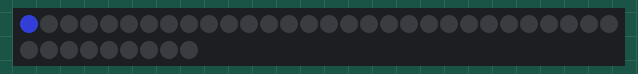
Recording of a sketch running on a simulated Arduino Uno, built with avr-gcc and run on an emulated ATmega328P. Parts: 39 RGB LEDs in strip order, left to right, continuing on the next row. Dim RGB values are drawn brighter than linear; random numbers use the default seed unless the sketch sets one.

Above: at 0.15 s.
At 6.49 s:
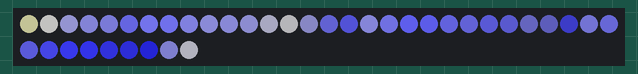
At 12.83 s:
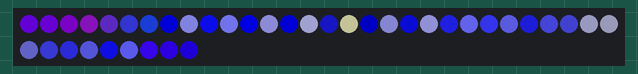
At 20.67 s:
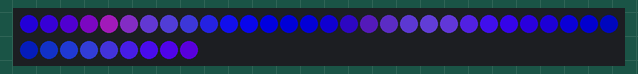
At 29.43 s:
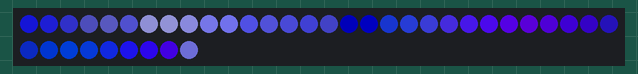
At 39.69 s:
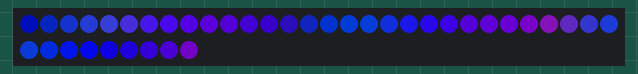

The sketch:

sky_AM_nytaar.ino
```cpp
// THIS VIDEO OUTLINES THE HARDWARE AND GIVES MORE INSIGHT INTO THE CODE
// Stor: 33cm x2cm hul, 1 stk.
// Lille: 17cm x 2cm hul, 2 stk.


// you will have to add the neopixel library if you haven't already
// https://learn.adafruit.com/adafruit-neopixel-uberguide/arduino-library-installation

#include <Adafruit_NeoPixel.h>

// SETTINGS
#define RGB_LED_COUNT             39     // the total number of neopixels on the strip you've attached
#define SPEED_MULTIPLIER          0.003 // the lower this number, the slower all the animations will move
#define RGB_LED_BRIGHTNESS        200   // 0-255, the higher the number the brighter the lights will be ( and more vibrant the colors will be )
#define MOVEMENT_MODIFIER         650   // the different between the lights color, used for making movement across the strip more / less pronounced
#define LIGHTNING_MAX_BRIGHTNESS  60    // 0 - 127, the maximum brightness of the lightning strikes
#define LIGHTNING_CHANCE          1500  // the lower the number is, the more often lightning will strike
#define LIGHTNING_MIN_TIME        100.0 // the minimum amount of milliseconds lightning will strike for
#define LIGHTNING_MAX_TIME        500.0 // the maximum amoung of milliseconds lightning will strike for
#define LIGHTNING_WAIT_TIME       3000.0// the amount of milliseconds that must elapse before another lightning strike can happen
#define LIGHTNING_MIN_MODIFIER    20    // the minimum speed of lightning strike oscilations
#define LIGHTNING_MAX_MODIFIER    35    // the maximum speed of lightning striek oscilations

// PINS
#define LED_PIN                   6

Adafruit_NeoPixel  strip = Adafruit_NeoPixel(RGB_LED_COUNT, LED_PIN, NEO_GRB + NEO_KHZ800);

unsigned long elapsed;
byte r;
byte g;
byte b;
byte ledIndex = 0;
unsigned long lightningEnd = 0.0;
unsigned long lightningWait = 0.0;
unsigned long lightningModifier = 0.0;

void setup() {

  // serial communications commented out, as they're not required for regular operations
  //Serial.begin(115200);

  // ensure the 'random' numbers that we get every run do not match
  randomSeed(analogRead(0));

  // start the neopixel strip and set it's initial brightness
  strip.begin();
  strip.setBrightness(RGB_LED_BRIGHTNESS);
}

void loop() {

  // first we get some kind of constantly increasing number to use in our calculations
  //
  // millis() returns the amount of milliseconds that have elapsed since the program has started.
  // NOTE: this will reset after about 50 days, although the impact of this on our use should be
  // nothing.
  //
  // ledIndex is a number that goes from 0 to the number of neopixels on your strip
  // this number increases every loop until it hits the max number and resets back to zero
  // we use this number multiplied by the setting MOVEMENT_MODIFIER to increase the values between
  // neopixel colors
  elapsed = millis() + (float(ledIndex) * MOVEMENT_MODIFIER);

  // the blue formula is the same regardless of whether lightning is striking or not, so it's outside
  // of the switch below. more details on why this formula looks the way it does can be found in the
  // companion video linked at the top of the file
  b = byte(((pow(sin((elapsed * SPEED_MULTIPLIER) / 4.0), 3.0) + 1.0) * 80.0) + 90.0);

  // if there is no lightningEnd time set, then we are not running lightning
  // so just show the idle animation instead
  if (lightningEnd == 0) {

    // more details on why these formulas look the way they do can be found in the
    // companion video linked at the top of the file
    r = byte((sin((elapsed * SPEED_MULTIPLIER) / 5.0) + 1.0) * 40.0);
    g = byte(pow(sin(((elapsed * SPEED_MULTIPLIER) / 8.0) + PI / 2.0), 4.0) * 50.0);

    // first check if we've past the wait period before another strike can even happen
    // then if the random chance of lightning == 1, we'll start a lightning strike
    if (millis() >= lightningWait && random(LIGHTNING_CHANCE) == 1) {

      // figure out how long this strike would run for, and add it to the current time.
      // that's how we know when to stop doing it
      lightningEnd = millis() + random(LIGHTNING_MIN_TIME, LIGHTNING_MAX_TIME);

      // figure out how fast the lightning should oscillate
      lightningModifier = random(LIGHTNING_MIN_MODIFIER, LIGHTNING_MAX_MODIFIER);
    }

  } else {

    // we want to create something closer to white, so we make r and g the same values
    // more details on why these formulas look the way they do can be found in the
    // companion video linked at the top of the file
    r = g = byte((sin(elapsed / lightningModifier) + 1.0) * LIGHTNING_MAX_BRIGHTNESS);

    // check if the current time has passed the end of the lightning strike
    if (millis() >= lightningEnd) {

      // to stop the lightning strike, we reset the end time back to 0
      lightningEnd = 0;

      // we'll also mark the amount of time we want to disable lightning, that way it doesn't happen too often
      lightningWait = millis() + LIGHTNING_WAIT_TIME;
    }
  }

  // serial communications commented out, as they're not required for regular operations
  /*
    if (ledIndex == 0) {

    // this serious output is meant to be viewed on the Serial Plotter
    // to make the plotter display multiple graphs at the same time you have to seperate your
    // numeric values with commas and end the set with a line feed
    //
    // you'll notice the order of the colors seems kind of weird. it's b, r and g becuase that
    // matches the coloring of the first, second and third graphs on the plotter
    Serial.print(b);
    Serial.print(",");
    Serial.print(r);
    Serial.print(",");
    Serial.println(g);
    }
  */

  // push the calculated colors to the current neopixel
  strip.setPixelColor(ledIndex, r, g, b);

  // write any changes to the strip
  strip.show();

  // increase the ledIndex until it hits the maximum value and reset it back to 0
  ledIndex ++;
  if (ledIndex >= RGB_LED_COUNT)
    ledIndex = 0;
}
```
